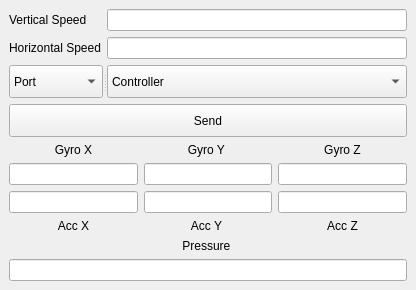
<?xml version="1.0" encoding="UTF-8"?>
<ui version="4.0">
 <class>MainController</class>
 <widget class="QMainWindow" name="MainController">
  <property name="enabled">
   <bool>true</bool>
  </property>
  <property name="geometry">
   <rect>
    <x>0</x>
    <y>0</y>
    <width>416</width>
    <height>290</height>
   </rect>
  </property>
  <property name="windowTitle">
   <string>Controller</string>
  </property>
  <widget class="QWidget" name="centralwidget">
   <layout class="QGridLayout" name="gridLayout_2">
    <item row="0" column="0">
     <layout class="QVBoxLayout" name="verticalLayout">
      <item>
       <layout class="QFormLayout" name="formLayout">
        <item row="0" column="0">
         <widget class="QLabel" name="VLabel">
          <property name="text">
           <string>Vertical Speed</string>
          </property>
         </widget>
        </item>
        <item row="0" column="1">
         <widget class="QLineEdit" name="VLineEdit"/>
        </item>
        <item row="1" column="0">
         <widget class="QLabel" name="HLabel">
          <property name="text">
           <string>Horizontal Speed</string>
          </property>
         </widget>
        </item>
        <item row="1" column="1">
         <widget class="QLineEdit" name="HLineEdit"/>
        </item>
       </layout>
      </item>
      <item>
       <widget class="QSplitter" name="splitter">
        <property name="orientation">
         <enum>Qt::Horizontal</enum>
        </property>
        <widget class="QComboBox" name="portList">
         <property name="minimumSize">
          <size>
           <width>50</width>
           <height>0</height>
          </size>
         </property>
         <property name="layoutDirection">
          <enum>Qt::LeftToRight</enum>
         </property>
         <property name="autoFillBackground">
          <bool>false</bool>
         </property>
         <property name="editable">
          <bool>false</bool>
         </property>
         <property name="currentText">
          <string>Port</string>
         </property>
         <item>
          <property name="text">
           <string>Port</string>
          </property>
         </item>
        </widget>
        <widget class="QComboBox" name="joystickList">
         <property name="sizePolicy">
          <sizepolicy hsizetype="Preferred" vsizetype="Fixed">
           <horstretch>0</horstretch>
           <verstretch>0</verstretch>
          </sizepolicy>
         </property>
         <property name="minimumSize">
          <size>
           <width>300</width>
           <height>0</height>
          </size>
         </property>
         <property name="layoutDirection">
          <enum>Qt::LeftToRight</enum>
         </property>
         <property name="autoFillBackground">
          <bool>false</bool>
         </property>
         <property name="editable">
          <bool>false</bool>
         </property>
         <property name="currentText">
          <string>Controller</string>
         </property>
         <item>
          <property name="text">
           <string>Controller</string>
          </property>
         </item>
        </widget>
       </widget>
      </item>
      <item>
       <widget class="QPushButton" name="submitButton">
        <property name="sizePolicy">
         <sizepolicy hsizetype="Minimum" vsizetype="Minimum">
          <horstretch>0</horstretch>
          <verstretch>0</verstretch>
         </sizepolicy>
        </property>
        <property name="text">
         <string>Send</string>
        </property>
       </widget>
      </item>
     </layout>
    </item>
    <item row="1" column="0">
     <layout class="QVBoxLayout" name="verticalLayout_3">
      <item>
       <layout class="QGridLayout" name="gridLayout">
        <item row="0" column="0">
         <widget class="QLabel" name="GXLabel">
          <property name="text">
           <string>Gyro X</string>
          </property>
          <property name="alignment">
           <set>Qt::AlignCenter</set>
          </property>
         </widget>
        </item>
        <item row="0" column="1">
         <widget class="QLabel" name="GYLabel">
          <property name="text">
           <string>Gyro Y </string>
          </property>
          <property name="alignment">
           <set>Qt::AlignCenter</set>
          </property>
         </widget>
        </item>
        <item row="0" column="2">
         <widget class="QLabel" name="GZLabel">
          <property name="text">
           <string>Gyro Z</string>
          </property>
          <property name="alignment">
           <set>Qt::AlignCenter</set>
          </property>
         </widget>
        </item>
        <item row="1" column="0">
         <widget class="QLineEdit" name="GXLineEdit">
          <property name="alignment">
           <set>Qt::AlignCenter</set>
          </property>
          <property name="readOnly">
           <bool>true</bool>
          </property>
         </widget>
        </item>
        <item row="1" column="1">
         <widget class="QLineEdit" name="GYLineEdit">
          <property name="alignment">
           <set>Qt::AlignCenter</set>
          </property>
          <property name="readOnly">
           <bool>true</bool>
          </property>
         </widget>
        </item>
        <item row="1" column="2">
         <widget class="QLineEdit" name="GZLineEdit">
          <property name="alignment">
           <set>Qt::AlignCenter</set>
          </property>
          <property name="readOnly">
           <bool>true</bool>
          </property>
         </widget>
        </item>
        <item row="2" column="0">
         <widget class="QLineEdit" name="AXLineEdit">
          <property name="alignment">
           <set>Qt::AlignCenter</set>
          </property>
          <property name="readOnly">
           <bool>true</bool>
          </property>
         </widget>
        </item>
        <item row="2" column="1">
         <widget class="QLineEdit" name="AYLineEdit">
          <property name="alignment">
           <set>Qt::AlignCenter</set>
          </property>
          <property name="readOnly">
           <bool>true</bool>
          </property>
         </widget>
        </item>
        <item row="2" column="2">
         <widget class="QLineEdit" name="AZLineEdit">
          <property name="alignment">
           <set>Qt::AlignCenter</set>
          </property>
          <property name="readOnly">
           <bool>true</bool>
          </property>
         </widget>
        </item>
        <item row="3" column="0">
         <widget class="QLabel" name="AXLabel">
          <property name="text">
           <string>Acc X</string>
          </property>
          <property name="alignment">
           <set>Qt::AlignCenter</set>
          </property>
         </widget>
        </item>
        <item row="3" column="1">
         <widget class="QLabel" name="AYLabel">
          <property name="text">
           <string>Acc Y </string>
          </property>
          <property name="alignment">
           <set>Qt::AlignCenter</set>
          </property>
         </widget>
        </item>
        <item row="3" column="2">
         <widget class="QLabel" name="AZLabel">
          <property name="text">
           <string>Acc Z</string>
          </property>
          <property name="alignment">
           <set>Qt::AlignCenter</set>
          </property>
         </widget>
        </item>
       </layout>
      </item>
      <item>
       <layout class="QVBoxLayout" name="verticalLayout_2">
        <item>
         <widget class="QLabel" name="PLabel">
          <property name="text">
           <string>Pressure </string>
          </property>
          <property name="alignment">
           <set>Qt::AlignCenter</set>
          </property>
         </widget>
        </item>
        <item>
         <widget class="QLineEdit" name="PLineEdit">
          <property name="alignment">
           <set>Qt::AlignCenter</set>
          </property>
          <property name="readOnly">
           <bool>true</bool>
          </property>
         </widget>
        </item>
       </layout>
      </item>
     </layout>
    </item>
   </layout>
  </widget>
 </widget>
 <resources/>
 <connections/>
</ui>
